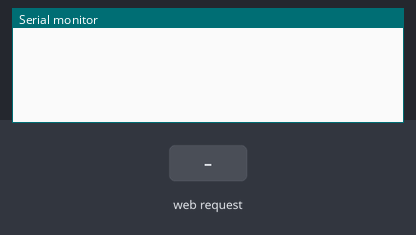
A sketch run on a simulated ESP8266 (NodeMCU). Shown: the last lines printed to the serial monitor. The test bench sets the inputs (shaded band). WiFi joins after 1.5 s; servers stay silent unless stated.

Above: at 2.7 s.
2.8 s: HTTP request GET /MOTOR=GO received
At 3.5 s:
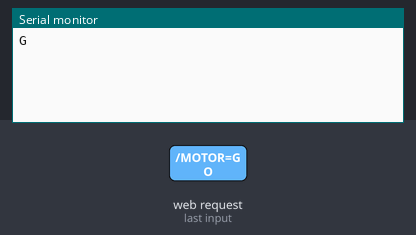
4.3 s: HTTP request GET /MOTOR=STOP received
At 5.5 s:
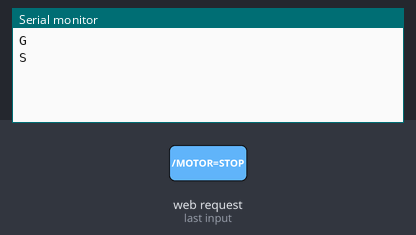
5.8 s: HTTP request GET /MOTOR=BACK received
At 7.0 s:
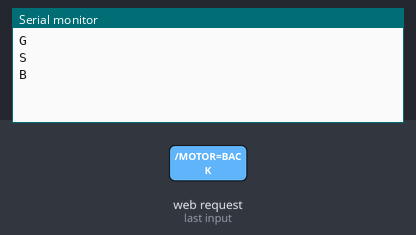
7.3 s: HTTP request GET /MOTOR=LEFT received
At 8.1 s:
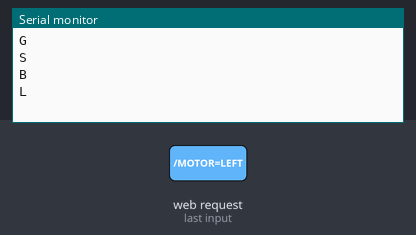
8.8 s: HTTP request GET /MOTOR=RIGHT received
At 9.2 s:
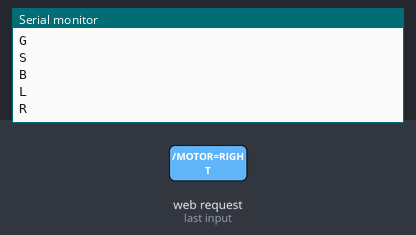
10.3 s: HTTP request GET /MOTOR=UP received
At 11.6 s:
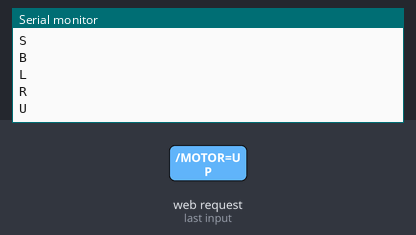

Measured:
- after the input at 2.8 s, the serial monitor: prints a new line after 0.05 s (image 1)
- after the input at 4.3 s, the serial monitor: prints a new line after 0.05 s (image 2)
- after the input at 5.8 s, the serial monitor: prints a new line after 0.05 s (image 3)
- after the input at 7.3 s, the serial monitor: prints a new line after 0.05 s (image 4)
- after the input at 8.8 s, the serial monitor: prints a new line after 0.05 s (image 5)
- after the input at 10.3 s, the serial monitor: prints a new line after 0.05 s (image 6)

The sketch:

Lab_2WD_10_5_1_ESP8266_web_softserial.ino
```cpp
/*
5C-CF-7F-A5-5C-7D绑定192.168.0.107
*/

#include <ESP8266WiFi.h>

const char *ssid = "TP-LINK_3DB3";    // type your ssid
const char *password = "chengmaohua"; // type your password
boolean haveClient = false;

const char index_html[] PROGMEM = R"rawliteral(
<!DOCTYPE HTML><html>
<head>
<meta name=\"viewport\" content=\"width=device-width, initial-scale=1\">
<style>
    html { font-family: Helvetica; display: inline-block; margin: 0px auto; text-align: center;}
    .button { background-color: #195B6A; border: none; color: white; padding: 3px 10px;
         width:150px; height: 30px;text-decoration: none; font-size: 18px; margin: 2px; cursor: pointer;}
</style>
</head>
<title>Small Car</title>
<body>
<h1 align=center>Small Car</h1>
<p><a href=\"/MOTOR=GO\"><button class=\"button\">Go</button></a></p>
<p><a href=\"/MOTOR=STOP\"><button class=\"button\">STOP</button></a></p>
<p><a href=\"/MOTOR=BACK\"><button class=\"button\">BACK</button></a></p>
<p><a href=\"/MOTOR=LEFT\"><button class=\"button\">Turn Left</button></a></p>
<p><a href=\"/MOTOR=RIGHT\"><button class=\"button\">Turn Right</button></a></p>
<p><a href=\"/MOTOR=UP\"><button class=\"button\">Speed Up</button></a></p>"))
<p><a href=\"/MOTOR=DOWN\"><button class=\"button\">Speed Down</button></a></p>"))
</body>
</html>)rawliteral";

WiFiServer server(80); // Service Port

void setup()
{
  Serial.begin(9600);
  delay(10);

  WiFi.begin(ssid, password);

  while (WiFi.status() != WL_CONNECTED)
  {
    delay(500);
  }

  // Start the server
  server.begin();
}

void loop()
{
  // Check if a client has connected
  WiFiClient client = server.available();

  if (!client)
  {
    return;
  };
  delay(50); //
  if (client.available())
  {
    // Return the response
    client.println(index_html);
    String request = client.readStringUntil('\r');
    client.flush();

    // Match the request
    if (request.indexOf("/MOTOR=GO") != -1) {
      Serial.println("G");
    } else if (request.indexOf("/MOTOR=STOP") != -1) {
      Serial.println("S");
    } else if (request.indexOf("/MOTOR=BACK") != -1) {
      Serial.println("B");
    } else if (request.indexOf("/MOTOR=LEFT") != -1) {
      Serial.println("L");
    } else if (request.indexOf("/MOTOR=RIGHT") != -1) {
      Serial.println("R");
    } else if (request.indexOf("/MOTOR=UP") != -1) {
      Serial.println("U");
    } else if (request.indexOf("/MOTOR=DOWN") != -1) {
      Serial.println("D");
    };
  }
}
```
